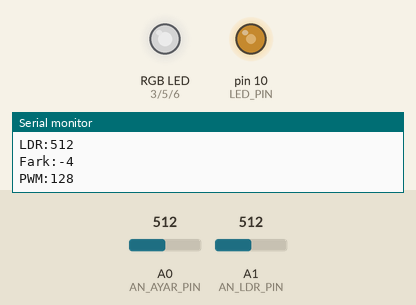
The sketch below on a simulated Arduino Uno, built with avr-gcc and run on an emulated ATmega328P. Parts: an RGB LED mixed from three pins (HIGH = lit), output pins drawn as LEDs (lit = HIGH), the last lines printed to the serial monitor. The inputs (shaded band) are chosen by the test bench; at power-on: A0 (AN_AYAR_PIN) = 512, A1 (AN_LDR_PIN) = 512. Dim RGB values are drawn brighter than linear.

Above: at 1.8 s.
1.9 s: A0 (AN_AYAR_PIN) set to 716
At 3.2 s:
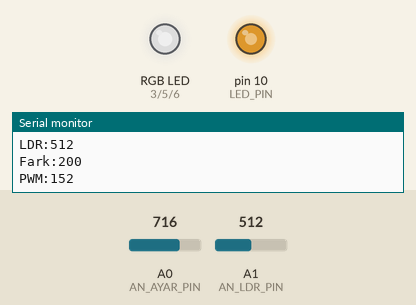
3.5 s: A1 (AN_LDR_PIN) set to 716
At 4.8 s:
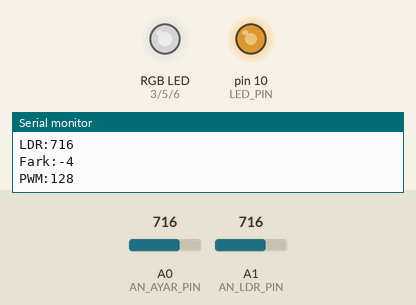
5.5 s: A0 (AN_AYAR_PIN) set to 900
At 6.4 s:
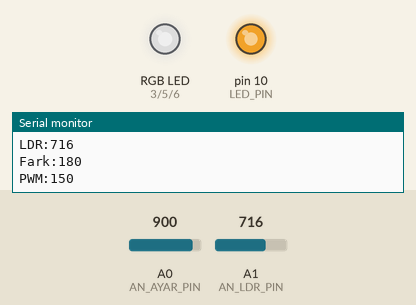
7.5 s: A1 (AN_LDR_PIN) set to 900
At 9.2 s:
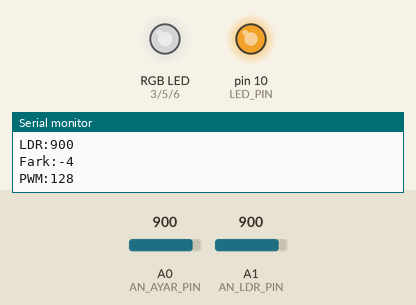
9.5 s: A0 (AN_AYAR_PIN) set to 306
At 10.8 s:
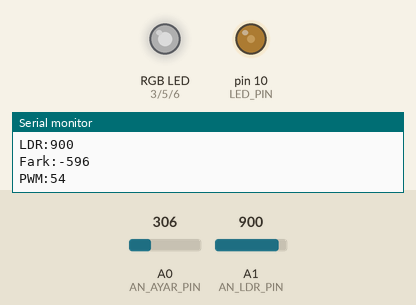
11.5 s: A1 (AN_LDR_PIN) set to 122
At 12.5 s:
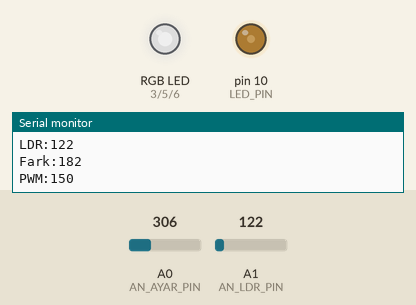
Timing chart, 0 to 14.5 s (numbered marks = the images above; inputs shaded):
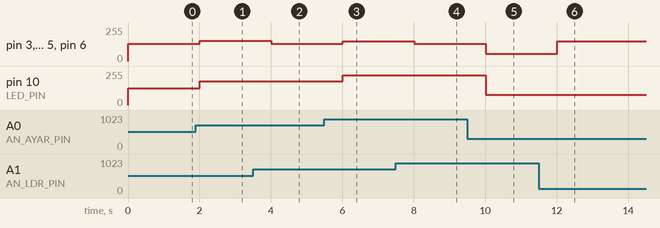

The sketch:

ldr_serial.ino
```cpp
//Seri monitör ve LDR ile ışık kontrolü
#define AN_AYAR_PIN A0
#define AN_LDR_PIN  A1

#define LED_PIN   10
#define R_LED_PIN 3
#define G_LED_PIN 5
#define B_LED_PIN 6

#define ORANSAL_CARPAN  0.5    //kp

int ayar_deger = 0;
int an_ldr = 0;
int fark = 0, pwm_cikis = 0;

void setup() {
  Serial.begin(9600);

  pinMode(LED_PIN, OUTPUT);
  pinMode(R_LED_PIN, OUTPUT);
  pinMode(G_LED_PIN, OUTPUT);
  pinMode(G_LED_PIN, OUTPUT);

  Serial.println("basla...");

}

void loop() {

  ayar_deger = analogRead(AN_AYAR_PIN);
  ayar_deger = map(ayar_deger, 0, 1023, 0, 255); //değişken değerini 0-255 değer aralığına göre
  //düzenle.
  analogWrite(LED_PIN, ayar_deger);         //ayar değer parlaklığını led ile göster.

  an_ldr = analogRead(AN_LDR_PIN);        // Ortam ışık değerini oku.
  fark = ((ayar_deger) * 4)- an_ldr ;           // olması gereken değer ile arasındaki farkı bul.
  pwm_cikis = (unsigned int)(ORANSAL_CARPAN * fark); // Çıkış ledlerine uyuglanacak değer.
  pwm_cikis = map(pwm_cikis, 0, 1023, 0, 255); //0-255 değer aralığına göre düzenle
  // Çıkış ledlerine değeri yaz.

  if (pwm_cikis >= 0){
    pwm_cikis=128+pwm_cikis;
  }
  if (pwm_cikis<0){
    pwm_cikis=128+pwm_cikis;
  }
  if (pwm_cikis >= 0)
  {
    analogWrite(R_LED_PIN, pwm_cikis);
    analogWrite(G_LED_PIN, pwm_cikis);
    analogWrite(B_LED_PIN, pwm_cikis);
  }
  //Elde edilen ve hesaplanan değerleri seri monitörde göster.
  Serial.print("Ayar Deger:"); Serial.println(ayar_deger);
  Serial.print("LDR:"); Serial.println(an_ldr);
  Serial.print("Fark:"); Serial.println(fark);
  Serial.print("PWM:"); Serial.println(pwm_cikis);

  delay(1000);   //işlem peryodu

}
```

Measured:
- after the input at 1.9 s, pin 3 (R_LED_PIN), pin 5 (G_LED_PIN), pin 6 (B_LED_PIN): 128/255 → 152/255 after 0.10 s; pin 10 (LED_PIN): 127/255 → 178/255 after 0.10 s
- after the input at 3.5 s, pin 3 (R_LED_PIN), pin 5 (G_LED_PIN), pin 6 (B_LED_PIN): 152/255 → 128/255 after 0.51 s
- after the input at 5.5 s, pin 3 (R_LED_PIN), pin 5 (G_LED_PIN), pin 6 (B_LED_PIN): 128/255 → 150/255 after 0.51 s; pin 10 (LED_PIN): 178/255 → 224/255 after 0.51 s
- after the input at 7.5 s, pin 3 (R_LED_PIN), pin 5 (G_LED_PIN), pin 6 (B_LED_PIN): 150/255 → 128/255 after 0.51 s
- after the input at 9.5 s, pin 3 (R_LED_PIN), pin 5 (G_LED_PIN), pin 6 (B_LED_PIN): 128/255 → 54/255 after 0.51 s; pin 10 (LED_PIN): 224/255 → 76/255 after 0.51 s
- after the input at 11.5 s, pin 3 (R_LED_PIN), pin 5 (G_LED_PIN), pin 6 (B_LED_PIN): 54/255 → 150/255 after 0.52 s
